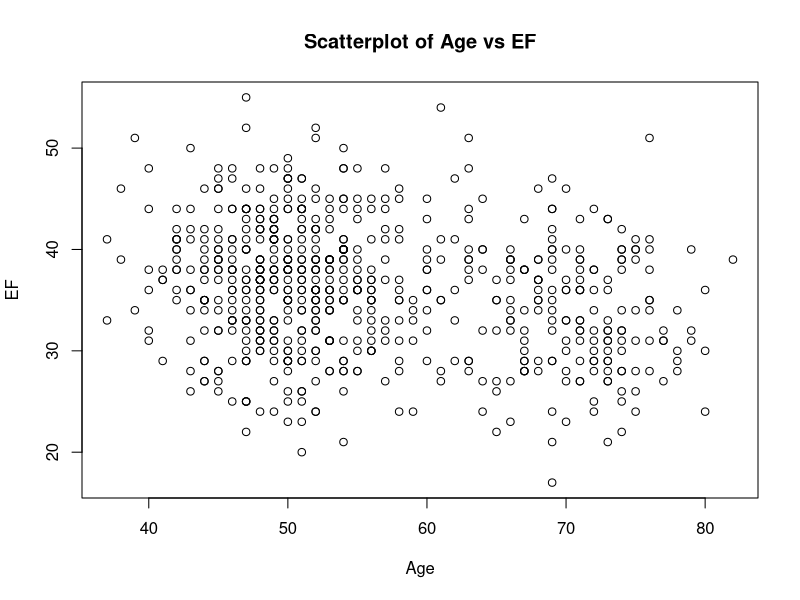
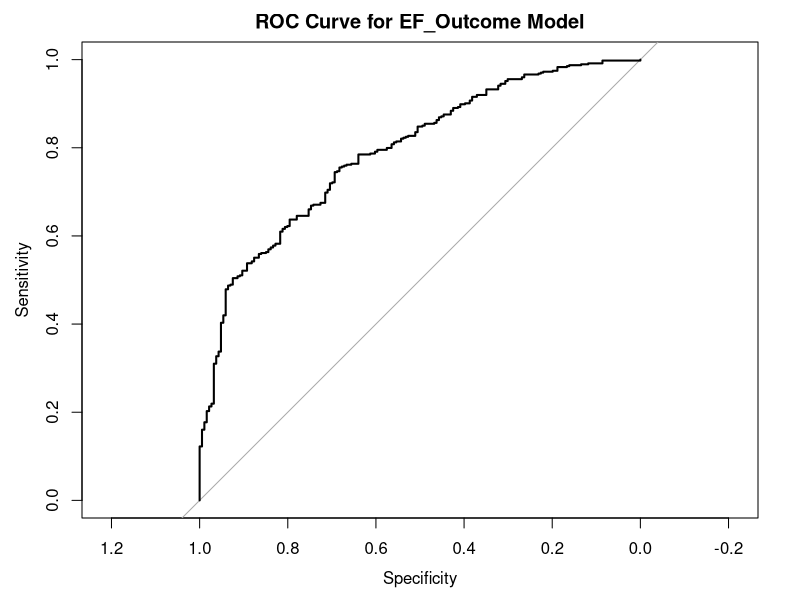
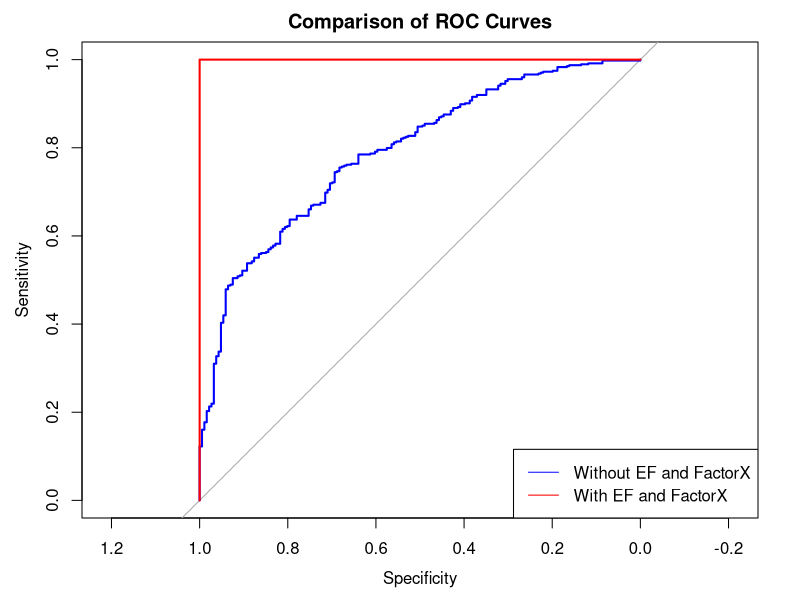
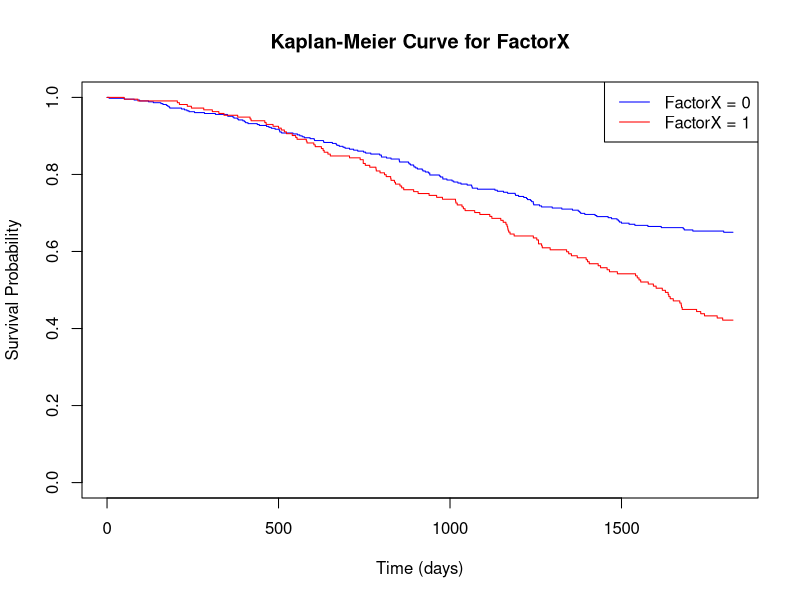

These charts were generated, in order, by the following R code:
# ---- 必要パッケージのインストール ----
if (!require("pROC")) install.packages("pROC")
if (!require("survival")) install.packages("survival")
if (!require("survminer")) install.packages("survminer")

# ---- ライブラリ読み込み ----
library(pROC)
library(survival)
library(survminer)

# ---- データcsvデータの読み込み----
df=read.csv("simulated_data.csv")

# ---- データ構造と基本情報の表示 ----
dim(df)  # データの行数と列数
str(df)  # 各変数の構造情報
summary(df)  # 変数の要約統計

# ---- ユーティリティ関数定義 ----
# Logistic regression summary function
lresult = function(x) {
  Coefficients_decimal = formatC(summary(x)$coefficient[,1], digits = 2, format = "f")
  OR_decimal = formatC(exp(summary(x)$coefficient[,1]), digits = 2, format = "f")
  CI = paste("[", formatC(exp(confint.default(x))[,1], digits = 2, format = "f"), ", ", formatC(exp(confint.default(x))[,2], digits = 2, format = "f"), "]", sep = "")
  P_value = ifelse(summary(x)$coefficient[,4] < 0.001, "<0.001", formatC(summary(x)$coefficient[,4], digits = 3, format = "f"))
  result = cbind(Coefficients_decimal, OR_decimal, CI, P_value)
  colnames(result) = c("Coefficients", "Odds Ratio", "[95% CI of OR]", "     P")
  table = noquote(result)
  attr(table, "note") = paste(note = paste("Objective Variable: ", gsub("[()]", "", x$formula[2]), collapse = ""))
  return(table)
}

# Cox regression summary function
cox_easy = function(x) {
  a = summary(x)
  HR = round(a$conf.int[,1], digits = 2)
  LowerCL = round(a$conf.int[,3], digits = 2)
  UpperCL = round(a$conf.int[,4], digits = 2)
  Pvalue = round(a$coefficients[,5], digits = 3)
  result = cbind(HR, LowerCL, UpperCL, Pvalue)
  return(result)
}

# ---- RQ1: EF_Outcomeと年齢の関連（t検定） ----
# 目的: EF_Outcomeが1である群と0である群で年齢に差があるかを検討
t.test(df$Age ~ df$EF_Outcome)

# ---- RQ2: EFと年齢の関係（散布図と相関係数） ----
# 目的: EFと年齢の間に関連性があるかを調べる
plot(df$Age, df$EF, main = "Scatterplot of Age vs EF", xlab = "Age", ylab = "EF")
cor.test(df$Age, df$EF)

# ---- RQ3: EF_OutcomeとFamilyHistoryの関係（Fisher検定） ----
# 目的: EF_OutcomeがFamilyHistoryと関連があるかを検討
table_ef_family <- table(df$EF_Outcome, df$FamilyHistory)
fisher.test(table_ef_family)

# ---- RQ4: EFを目的変数とした線形回帰モデル ----
# 目的: EFに影響を与える因子を探索する
linear_model_ef <- lm(EF ~ Age + sex_male + BMI + Smoking + Diabetes + 
                        LDL + HDL + s_BloodPressure + FamilyHistory, data = df)
summary(linear_model_ef)

# ---- RQ5: EF_Outcomeを目的変数としたロジスティック回帰モデル ----
# 目的: EF_Outcomeに影響を与える因子を探索する
logistic_model_ef_outcome <- glm(EF_Outcome ~ Age + sex_male + BMI + Smoking + 
                                   Diabetes + LDL + HDL + s_BloodPressure + FamilyHistory, 
                                 family = binomial(link = "logit"), data = df)
lresult(logistic_model_ef_outcome)

# ---- RQ6: ROC曲線とAUC ----
# 目的: ロジスティック回帰モデルの予測精度を評価する
roc_curve_ef <- roc(df$EF_Outcome, predict(logistic_model_ef_outcome, type = "response"))
plot(roc_curve_ef, main = "ROC Curve for EF_Outcome Model")
cat("AUC:", auc(roc_curve_ef), "\n")

# ---- RQ7: EFとFactorXを含むモデルと含まないモデルの比較 ----
# 目的: EFおよびFactorXを含むモデルの精度を評価し、モデル間で比較する
logistic_model_with_ef_x <- glm(EF_Outcome ~ Age + sex_male + BMI + Smoking + 
                                  Diabetes + LDL + HDL + s_BloodPressure + FamilyHistory + 
                                  EF + FactorX, family = binomial(link = "logit"), data = df)

roc_curve_with_ef_x <- roc(df$EF_Outcome, predict(logistic_model_with_ef_x, type = "response"))

plot(roc_curve_ef, col = "blue", main = "Comparison of ROC Curves")
lines(roc_curve_with_ef_x, col = "red")
legend("bottomright", legend = c("Without EF and FactorX", "With EF and FactorX"), col = c("blue", "red"), lty = 1)

cat("AUC Without EF and FactorX:", auc(roc_curve_ef), "\n")
cat("AUC With EF and FactorX:", auc(roc_curve_with_ef_x), "\n")

# ---- RQ8: FactorXの有無でKaplan-Meierとログランク検定 ----
# 目的: FactorXの有無による生存期間の差を評価
surv_object <- Surv(time = df$Observed_Time, event = df$CVD_Event)
km_fit <- survfit(surv_object ~ FactorX, data = df)
plot(km_fit, col = c("blue", "red"), main = "Kaplan-Meier Curve for FactorX", xlab = "Time (days)", ylab = "Survival Probability")
legend("topright", legend = c("FactorX = 0", "FactorX = 1"), col = c("blue", "red"), lty = 1)

logrank_test <- survdiff(surv_object ~ FactorX, data = df)
print(logrank_test)

# ---- RQ9: Cox比例ハザードモデル ----
# 目的: FactorXおよび他の因子が生存期間に及ぼす影響を評価
cox_model_x <- coxph(surv_object ~ FactorX, data = df)

cox_model_full <- coxph(surv_object ~ Age + sex_male + BMI + Smoking + Diabetes + 
                          LDL + HDL + s_BloodPressure + FamilyHistory + FactorX, data = df)

cox_easy(cox_model_x)
cox_easy(cox_model_full)

# 参考
# LDL単独モデル
cox_model_ldl <- coxph(surv_object ~ LDL, data = df)
# LDL単独モデルの結果を簡潔に表示
cox_easy(cox_model_ldl)

# LDL単独モデルの詳細結果を表示する場合は以下を使用
# summary(cox_model_ldl)